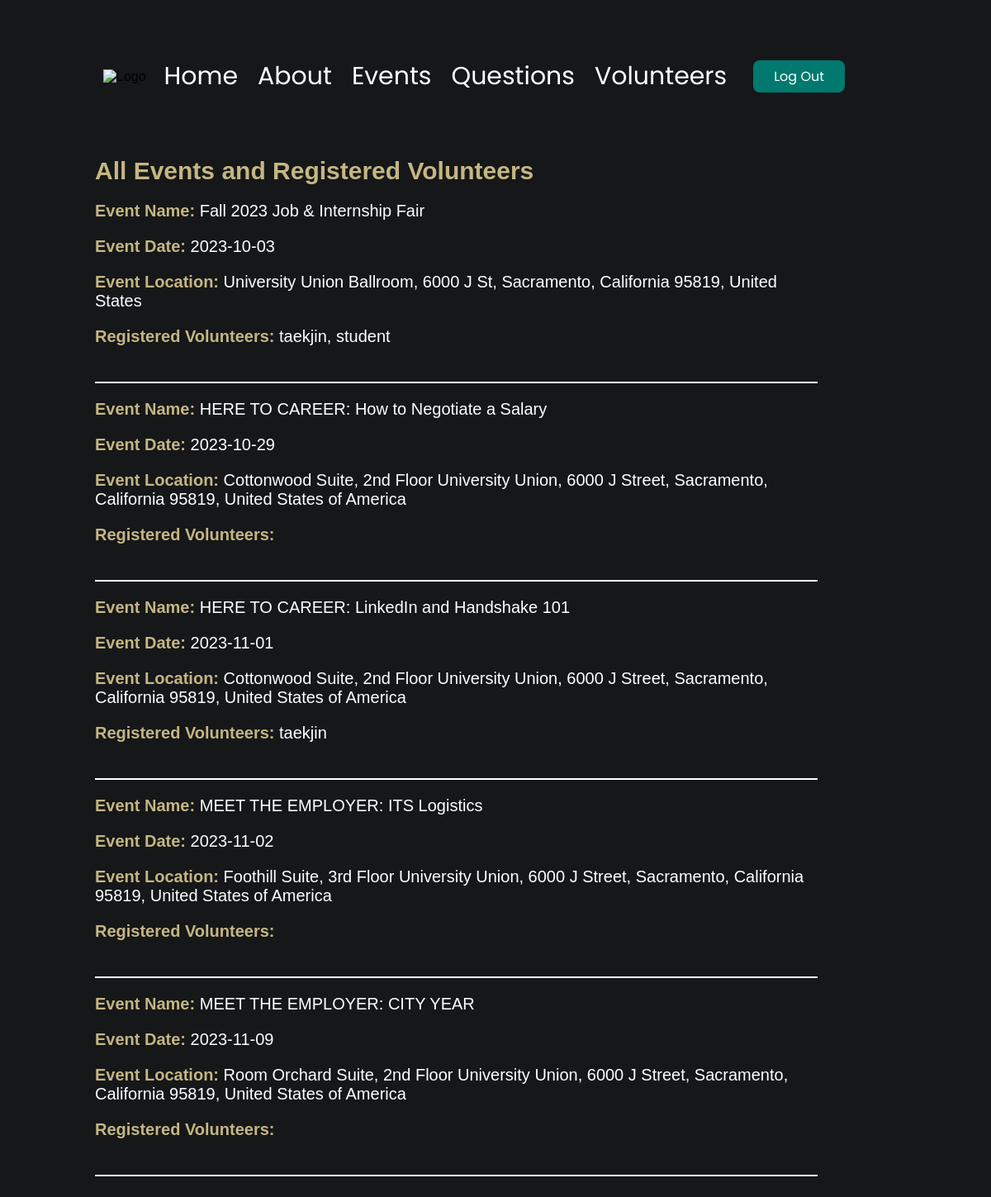
The page /admin_home.php (signed in) on the database its author committed.
### tables this page shows
CREATE TABLE `events` (
  `event_id` int(11) NOT NULL,
  `event_name` varchar(255) NOT NULL,
  `event_location` varchar(255) DEFAULT NULL,
  `event_date` date DEFAULT NULL,
  `event_description` text DEFAULT NULL,
  `event_task` varchar(200) NOT NULL
);

### admin_home.php (the view, shortened to what this page needs)
<?php
include("database.php");
$query = "SELECT events.*, GROUP_CONCAT(users.user_name SEPARATOR ', ') AS registered_users
          FROM events
          LEFT JOIN user_events ON events.event_id = user_events.event_id
          LEFT JOIN users ON user_events.user_id = users.user_id
          GROUP BY events.event_id";
$result = mysqli_query($con, $query);
?>
<!DOCTYPE html>
<html lang="en">
<head>
  <link rel="stylesheet" href="styleMain.css" />
</head>
<body>
  <div class="container">
    <div class="content">
      <header>
        <img src="images/saclogo.png" alt="Logo" />
        <nav>
          <a href="admin_home.php">Home</a>
          <a href="admin_about.php">About</a>
          <a href="admin_events.php">Events</a>
          <a href="admin_questions.php">Questions</a>
          <a href="volunteers.php">Volunteers</a>
        </nav>
        <div class="logout"><a href="logout.php">Log Out</a></div>
      </header>
      <h1>All Events and Registered Volunteers</h1>
      <div class="myEventsContent">
        <?php
          if (mysqli_num_rows($result) > 0) {
            while ($row = mysqli_fetch_assoc($result)) {
              echo "<div class='myEventsContent'>";
              echo "<p><strong><span style=\"color: #C5B682;\">Event Name:</span></strong> <span style=\"color: white;\">{$row['event_name']}</span></p>";
              echo "<p><strong><span style=\"color: #C5B682;\">Event Date:</span></strong> <span style=\"color: white;\">{$row['event_date']}</span></p>";
              echo "<p><strong><span style=\"color: #C5B682;\">Event Location:</span></strong> <span style=\"color: white;\">{$row['event_location']}</span></p>";
              echo "<p><strong><span style=\"color: #C5B682;\">Registered Volunteers:</span></strong> <span style=\"color: white;\">{$row['registered_users']}</span></p>";
              echo "</div><br>";
              echo "<div class='line'></div>";
            }
          } else {
            echo "No events available.";
          }
        ?>
      </div>
    </div>
  </div>
</body>
</html>

### styleMain.css (style rules this page uses)
body { margin: 0; font-family: Arial, sans-serif; display: flex; min-height: 100vh; background-color: #151719; opacity: 1; transition: opacity 0.5s ease-in-out; animation: fade-up 0.5s; }
.container { display: flex; flex: 1; max-width: 1000px; margin: auto; margin-top: 0; animation: fade-up 0.5s; }
.content { flex-grow: 1; padding: 15px; }
.myEventsContent { padding: 0px ; color: white; font-family: Arial, Helvetica, sans-serif; text-align: left; font-size: 20px; width: 875px; }
.line { margin-bottom: 10px; background-color: white; height: 2px; }
.logout a { background-color: #01796F; border: none; color: white; padding: 7px 25px; text-align: start; text-decoration: none; display: inline-block; margin: 48px 20px; cursor: pointer; border-radius: 8px; transition: background-color 0.3s ease; font-family: 'Poppins', sans-serif; }
header { display: flex; align-items: center; padding: 10px; }
header img { max-width: 100px; margin-right: 10px; }
nav { display: flex; }
nav a { color: white; text-decoration: none; text-underline-offset: 1px; padding: 0 12px; position: relative; transition: color 0.3s ease; font-family: 'Poppins', sans-serif; font-size: 30px; }
h1 { font-size: 30px; color:#C5B682 }
header { width: 1000px; }

### rows shown on the page
events: event_name "Fall 2023 Job & Internship Fair", event_date "2023-10-03", event_location "University Union Ballroom, 6000 J St, Sacramento, California 95819, United States", registered_users "taekjin, student"
events: event_name "HERE TO CAREER: How to Negotiate a Salary", event_date "2023-10-29", event_location "Cottonwood Suite, 2nd Floor University Union, 6000 J Street, Sacramento, California 95819, United States of America"
events: event_name "HERE TO CAREER: LinkedIn and Handshake 101", event_date "2023-11-01", event_location "Cottonwood Suite, 2nd Floor University Union, 6000 J Street, Sacramento, California 95819, United States of America", registered_users "taekjin"
events: event_name "MEET THE EMPLOYER: ITS Logistics", event_date "2023-11-02", event_location "Foothill Suite, 3rd Floor University Union, 6000 J Street, Sacramento, California 95819, United States of America"
events: event_name "MEET THE EMPLOYER: CITY YEAR", event_date "2023-11-09", event_location "Room Orchard Suite, 2nd Floor University Union, 6000 J Street, Sacramento, California 95819, United States of America"
